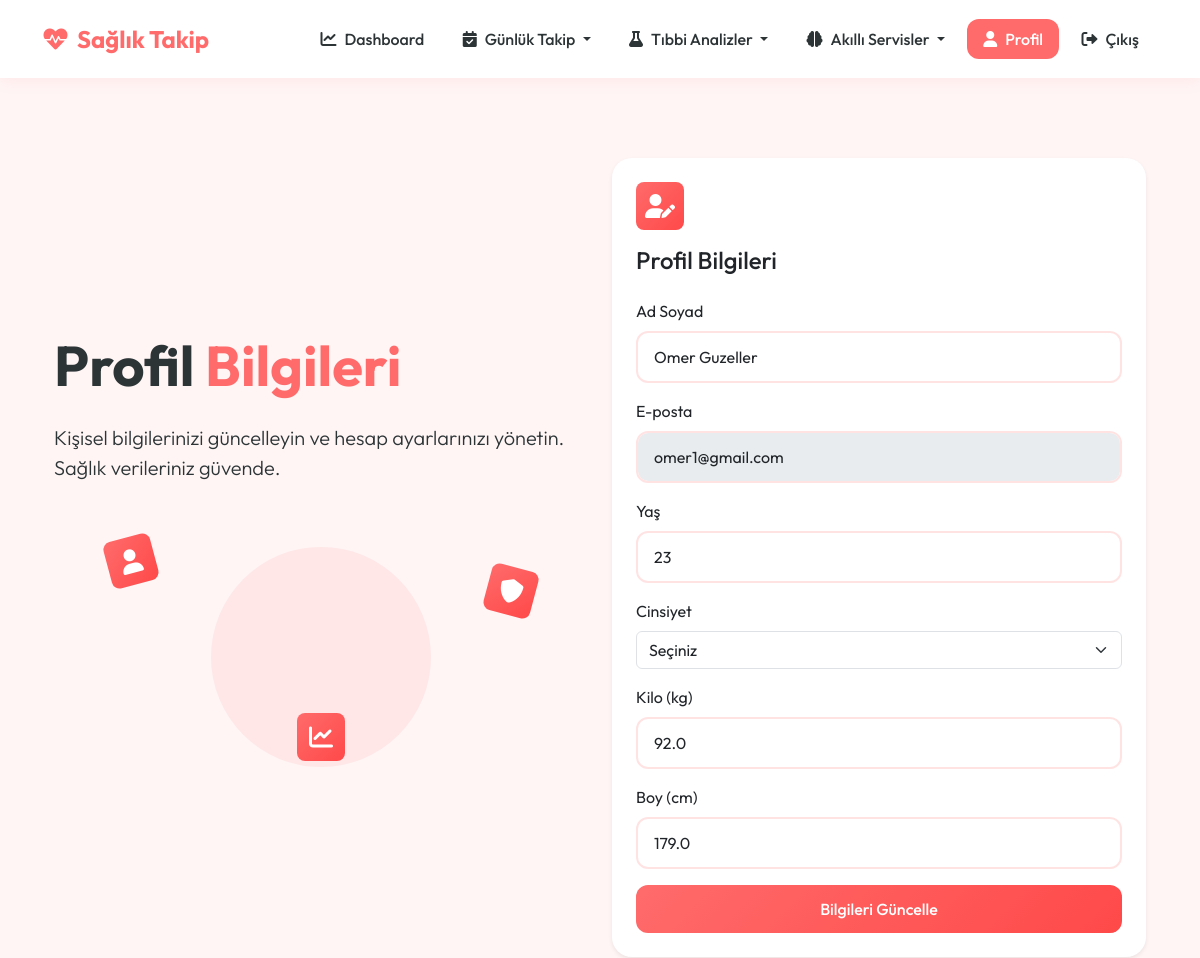
/profile (signed in, upper part), run on an earlier commit of the app's database.
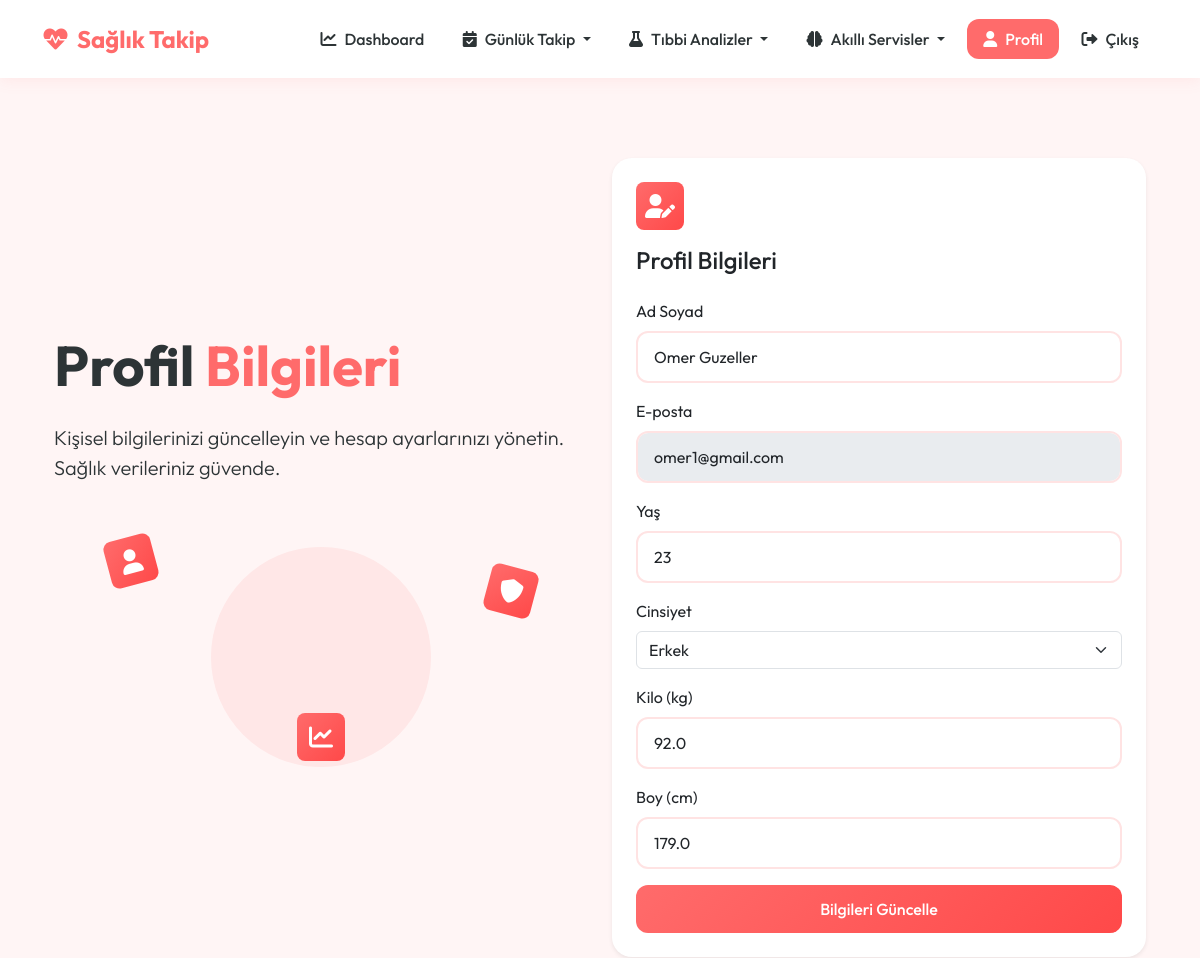
And on a later commit of the database.
### app.py (models this page shows, shortened)
class User(UserMixin, db.Model):
    id = db.Column(db.Integer, primary_key=True)
    email = db.Column(db.String(120), unique=True, nullable=False)
    password_hash = db.Column(db.String(128))
    name = db.Column(db.String(100))
    age = db.Column(db.Integer)
    gender = db.Column(db.String(10))
    weight = db.Column(db.Float)
    height = db.Column(db.Float)
    activity_level = db.Column(db.String(20))  # Sedentary, Lightly Active, Moderately Active, Very Active, Extra Active
    goal = db.Column(db.String(20))  # Lose Weight, Maintain, Gain Weight
    last_login = db.Column(db.DateTime, nullable=True)
    created_at = db.Column(db.DateTime, default=datetime.utcnow)
    test_results = db.relationship('TestResult', backref='user', lazy=True)
    meals = db.relationship('Meal', backref='user', lazy=True)

### app.py (the view, shortened to what this page needs)
@app.route('/profile', methods=['GET', 'POST'])
@login_required
def profile():
    return render_template('profile/profile.html')

### app.py (called while the page is built)
@login_manager.user_loader
def load_user(user_id):
    return User.query.get(int(user_id))

### health_app/templates/profile/profile.html (shortened to what the changed rows need)
{% extends "base.html" %}
{% block content %}
<section class="py-5">
    <div class="container">
        <div class="row align-items-center justify-content-center">
            <div class="col-lg-6 mb-5 mb-lg-0">
                <h1 class="display-4 fw-bold mb-4 animate__animated animate__fadeInLeft">
                    Profil <span class="text-primary">Bilgileri</span>
                </h1>
            </div>
            <div class="col-lg-6">
                <div class="card border-0 shadow-sm h-100 mb-4">
                    <div class="card-body p-4">
                        <form method="POST" action="{{ url_for('profile') }}">
                            <div class="mb-3">
                                <label for="name" class="form-label">Ad Soyad</label>
                                <input type="text" class="form-control" id="name" name="name" value="{{ current_user.name }}" required>
                            </div>
                            <div class="mb-3">
                                <label for="email" class="form-label">E-posta</label>
                                <input type="email" class="form-control" id="email" value="{{ current_user.email }}" disabled>
                            </div>
                            <div class="mb-3">
                                <label for="age" class="form-label">Yaş</label>
                                <input type="number" class="form-control" id="age" name="age" value="{{ current_user.age }}" min="0" max="120">
                            </div>
                            <div class="mb-3">
                                <label for="gender" class="form-label">Cinsiyet</label>
                                <select class="form-select" id="gender" name="gender">
                                    <option value="">Seçiniz</option>
                                    <option value="male" {% if current_user.gender == 'male' %}selected{% endif %}>Erkek</option>
                                </select>
                            </div>
                            <div class="mb-3">
                                <label for="weight" class="form-label">Kilo (kg)</label>
                                <input type="number" class="form-control" id="weight" name="weight" value="{{ current_user.weight }}" step="0.1" min="0">
                            </div>
                            <div class="mb-3">
                                <label for="height" class="form-label">Boy (cm)</label>
                                <input type="number" class="form-control" id="height" name="height" value="{{ current_user.height }}" min="0">
                            </div>
                        </form>
                    </div>
                </div>
            </div>
        </div>
    </div>
</section>
{% endblock %}

What changed in the data, as far as the page shows it:
changed User "Omer Guzeller": gender (not shown) → "Erkek"
Also different on the page:
form field gender: "Seçiniz" → (not shown)
